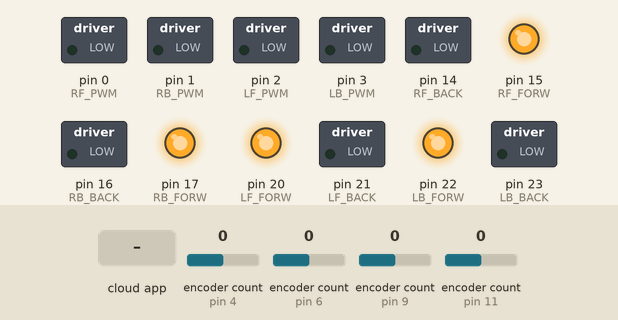
The sketch below on a simulated Arduino Mega 2560, built with avr-gcc and run on an emulated ATmega2560. On the bench: switched loads named in the sketch (green lamp = pin HIGH), output pins drawn as LEDs (lit = HIGH). The inputs (shaded band) are chosen by the test bench; at power-on: encoder count (sensors on pin 9, pin 4, pin 6, pin 11) 0. The ROS host is connected and sends only what is stated.

Above: at 1.2 s.
1.3 s: the phone or cloud app sets linear.x to 100
At 3.2 s:
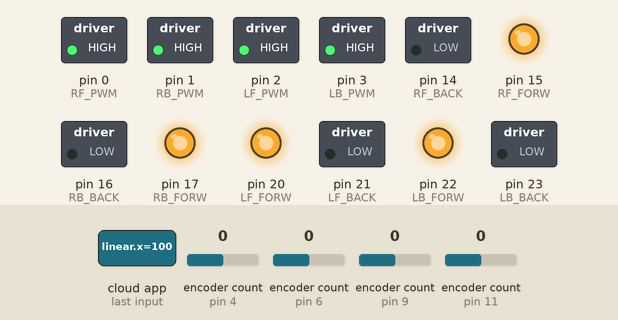
4.0 s: encoder count (sensor on pin 9) set to 4
At 4.6 s:
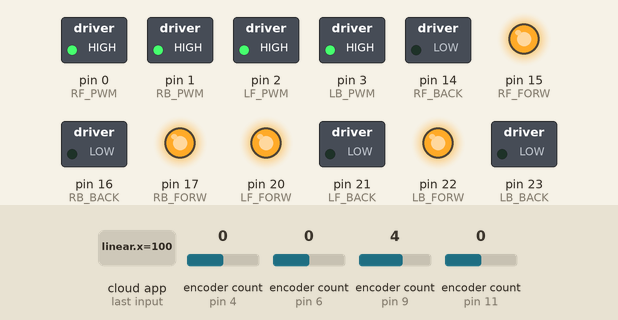
5.5 s: the phone or cloud app sets angular.z to -100
At 6.0 s:
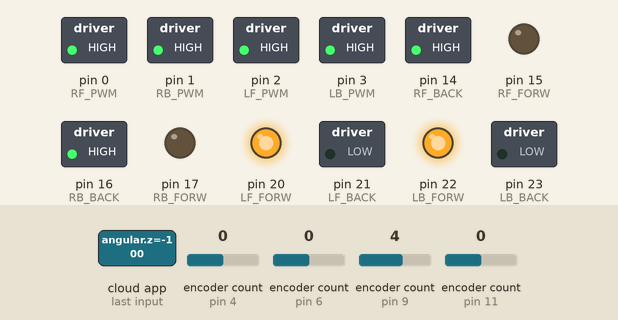
7.0 s: the phone or cloud app sets angular.z to 0
At 8.2 s:
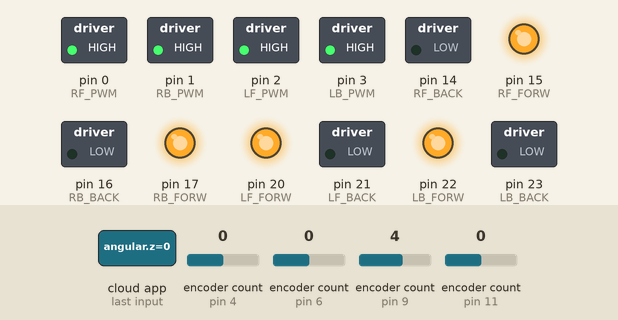
8.5 s: the phone or cloud app sets linear.x to -100
At 9.7 s:
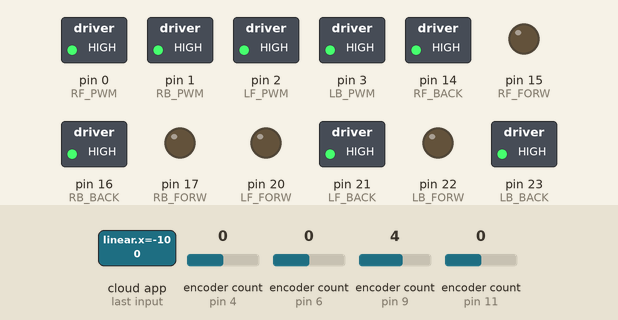
10.0 s: the phone or cloud app sets linear.x to 100
At 10.19 s:
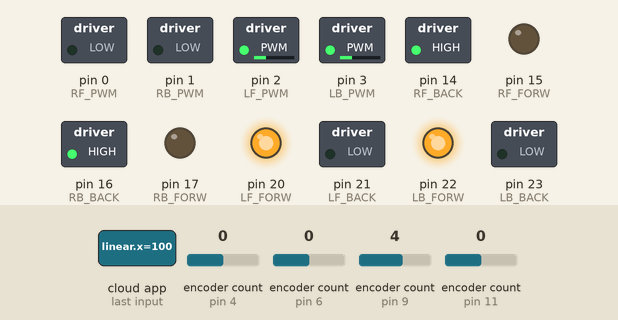
Timing chart, 0 to 14.0 s (numbered marks = the images above; inputs shaded):
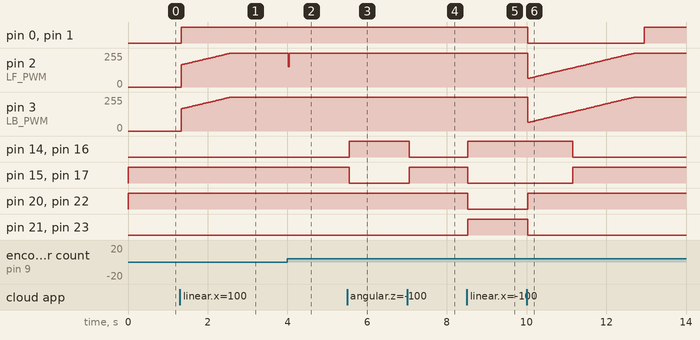

The sketch:

4wd.ino
```cpp
#include <ros.h>
#include <std_msgs/Int32.h>
#include <std_msgs/Float32.h>
#include <Encoder.h>
#include <geometry_msgs/Twist.h>
#include <PID_v1.h>


// Package Params
bool isHolonomic = false;

// Initialize PID paramaters

double Setpoint_fl, Input_fl, Output_fl;
double Setpoint_fr, Input_fr, Output_fr;
double Setpoint_bl, Input_bl, Output_bl;
double Setpoint_br, Input_br, Output_br;

double aggKp=550, aggKi=350, aggKd=7;
double consKp=280, consKi=220, consKd=1;

PID myPID_fl(&Input_fl, &Output_fl, &Setpoint_fl, aggKp, aggKi, aggKd, DIRECT);
PID myPID_fr(&Input_fr, &Output_fr, &Setpoint_fr, aggKp, aggKi, aggKd, DIRECT);
PID myPID_bl(&Input_bl, &Output_bl, &Setpoint_bl, aggKp, aggKi, aggKd, DIRECT);
PID myPID_br(&Input_br, &Output_br, &Setpoint_br, aggKp, aggKi, aggKd, DIRECT);

// Initialize quadrature encoder paramaters

Encoder encoder_fleft(9,8); // encoder pins for front left motor A/B

Encoder encoder_bleft(11,10);  // encoder pins for back left motor A/B

Encoder encoder_fright(4,5);  // encoder pins for front right motor A/B

Encoder encoder_bright(6,7);  // encoder pins for back right motor A/B


// Initialize pin numbers

const uint8_t LF_PWM = 2;
const uint8_t LF_FORW = 20;
const uint8_t LF_BACK = 21;

const uint8_t LB_PWM = 3;
const uint8_t LB_FORW = 22;
const uint8_t LB_BACK = 23;

const uint8_t RF_PWM = 0;
const uint8_t RF_FORW = 15;
const uint8_t RF_BACK = 14;

const uint8_t RB_PWM = 1;
const uint8_t RB_FORW = 17;
const uint8_t RB_BACK = 16;


// speed = 0? help? pid not reset?
bool wtf;
int ticks_since_target = 0;


// Initialize ROS paramaters

ros::NodeHandle nh;

std_msgs::Int32 lfcount;
std_msgs::Int32 rfcount;
std_msgs::Int32 lbcount;
std_msgs::Int32 rbcount;

ros::Publisher lfwheel("lfwheel", &lfcount);
ros::Publisher rfwheel("rfwheel", &rfcount);
ros::Publisher lbwheel("lbwheel", &lbcount);
ros::Publisher rbwheel("rbwheel", &rbcount);

// Cmd_vel Callback
// Sets the setpoints of the pid for each wheel

void onTwist(const geometry_msgs::Twist &msg)
{
  //nh.loginfo("Inside Callback");
  float x = msg.linear.x;
  float y = msg.linear.y;
  float z = msg.angular.z;
  if(x > 0.3){x = 0.3;}
  if(z > 0.25){z = 0.2;}
  float w = 0.2;

  float R = 0.04;
  float L1 = 0.105;
  float L2 = 0.0825;
  float L = (L1+L2);
  if (!isHolonomic){
    if(!(x==0 && z==0)){
    wtf=false;
      Setpoint_fr = x + (z * w / 2.0)/0.1;
      Setpoint_fl = x - (z * w / 2.0)/0.1;
      Setpoint_br = x + (z * w / 2.0)/0.1;
      Setpoint_bl = x - (z * w / 2.0)/0.1;
    }
    else{
      wtf=true;
      Setpoint_fl = 0;
      Setpoint_fr = 0;
      Setpoint_bl = 0;
      Setpoint_br = 0;

    }
  }
  else{
    if(!(x==0 && y==0 && z==0)){
    wtf=false;
      Setpoint_fl = (1/R)*(x - y - L * z);
      Setpoint_fr = (1/R)*(x + y + L * z);
      Setpoint_bl = (1/R)*(x + y - L * z);
      Setpoint_br = (1/R)*(x - y + L * z);

    }
    else{
      wtf=true;
      Setpoint_fl = 0;
      Setpoint_fr = 0;
      Setpoint_bl = 0;
      Setpoint_br = 0;

    }
  }
}

ros::Subscriber<geometry_msgs::Twist> sub("cmd_vel", &onTwist);

// Move any motor function with speed_pwm value and pin numbers

void Move_motor(int speed_pwm,const uint8_t pwm,const uint8_t forw,const uint8_t back)
{
  if(speed_pwm >= 0)
  {
    digitalWrite(forw, HIGH);
    digitalWrite(back, LOW);
    analogWrite(pwm, abs(speed_pwm));
  }
  else if(speed_pwm < 0)
  {
    digitalWrite(forw, LOW);
    digitalWrite(back, HIGH);
    analogWrite(pwm, abs(speed_pwm));
  }
}


// Initialize pins for forward movement

void setpins()
{
  pinMode(LF_FORW,OUTPUT);
  pinMode(LF_BACK,OUTPUT);
  pinMode(RF_FORW,OUTPUT);
  pinMode(RF_BACK,OUTPUT);
  pinMode(LF_PWM,OUTPUT);
  pinMode(RF_PWM,OUTPUT);
  pinMode(LB_FORW,OUTPUT);
  pinMode(LB_BACK,OUTPUT);
  pinMode(RB_FORW,OUTPUT);
  pinMode(RB_BACK,OUTPUT);
  pinMode(LB_PWM,OUTPUT);
  pinMode(RB_PWM,OUTPUT);

  digitalWrite(RF_FORW, HIGH);
  digitalWrite(RF_BACK, LOW);
  digitalWrite(LF_FORW, HIGH);
  digitalWrite(LF_BACK, LOW);
  digitalWrite(RB_FORW, HIGH);
  digitalWrite(RB_BACK, LOW);
  digitalWrite(LB_FORW, HIGH);
  digitalWrite(LB_BACK, LOW);
}

// Encoders tend to reverse regarding of the pins??
// This way we move the robot forward a bit on startup
// And if an encoder has negative value we reverse it.

void fix_encoder_ori_on_start(){

  analogWrite(RF_PWM, 180);
  analogWrite(LF_PWM, 180);
  analogWrite(RB_PWM, 180);
  analogWrite(LB_PWM, 180);

  delay(150);

  analogWrite(RF_PWM, 0);
  analogWrite(LF_PWM, 0);
  analogWrite(RB_PWM, 0);
  analogWrite(LB_PWM, 0);

  int ct1 = encoder_fleft.read();
  int ct2 = encoder_fright.read();
  int ct3 = encoder_bleft.read();
  int ct4 = encoder_bright.read();
//  if(ct1 < 0) {println("reverse front left A/B pins");}
//  if(ct2 < 0) {println("reverse front right A/B pins");}
//  if(ct3 < 0) {println("reverse back left A/B pins");}
//  if(ct4 < 0) {println("reverse back right A/B pins");}

}

//void reset Integral error when we stop
void reset_pid_Ki()
{
  myPID_fl.SetMode(MANUAL);
  myPID_fr.SetMode(MANUAL);
  myPID_bl.SetMode(MANUAL);
  myPID_br.SetMode(MANUAL);
  Output_fl=0;
  Output_fr=0;
  Output_bl=0;
  Output_br=0;
  //myPID_fl.SetTunings(aggKp, 0, aggKd);
  //myPID_fr.SetTunings(aggKp, 0, aggKd);
  //myPID_bl.SetTunings(aggKp, 0, aggKd);
  //myPID_br.SetTunings(aggKp, 0, aggKd);
  myPID_fl.SetMode(AUTOMATIC);
  myPID_fr.SetMode(AUTOMATIC);
  myPID_bl.SetMode(AUTOMATIC);
  myPID_br.SetMode(AUTOMATIC);
  //myPID_fl.SetTunings(aggKp, aggKi, aggKd);
  //myPID_fr.SetTunings(aggKp, aggKi, aggKd);
  //myPID_bl.SetTunings(aggKp, aggKi, aggKd);
  //myPID_br.SetTunings(aggKp, aggKi, aggKd);
}

// stop movement

void stop()
{
  digitalWrite(LF_FORW, 0);
  digitalWrite(LF_BACK, 0);
  digitalWrite(RF_FORW, 0);
  digitalWrite(RF_BACK, 0);
  analogWrite(LF_PWM, 0);
  analogWrite(RF_PWM, 0);
  digitalWrite(LB_FORW, 0);
  digitalWrite(LB_BACK, 0);
  digitalWrite(RB_FORW, 0);
  digitalWrite(RB_BACK, 0);
  analogWrite(LB_PWM, 0);
  analogWrite(RB_PWM, 0);

}

void setup() {
  // 115200 baud rate
  nh.getHardware()->setBaud(57600);
  nh.loginfo("Program info");
  // Pid setup

  myPID_fl.SetOutputLimits(-255, 255);
  myPID_fr.SetOutputLimits(-255, 255);
  myPID_bl.SetOutputLimits(-255, 255);
  myPID_br.SetOutputLimits(-255, 255);

  myPID_fl.SetMode(AUTOMATIC);
  myPID_fr.SetMode(AUTOMATIC);
  myPID_bl.SetMode(AUTOMATIC);
  myPID_br.SetMode(AUTOMATIC);

  myPID_fl.SetSampleTime(20);
  myPID_fr.SetSampleTime(20);
  myPID_bl.SetSampleTime(20);
  myPID_br.SetSampleTime(20);

  // setup pins and fix encoders

  setpins();
  // fix_encoder_ori_on_start();

  stop();

  // ros node setup

  nh.initNode();
  nh.advertise(lfwheel);
  nh.advertise(rfwheel);
  nh.advertise(lbwheel);
  nh.advertise(rbwheel);
  nh.subscribe(sub);

}

// Initialize starting loop paramaters for calculating velocity and time

unsigned long prev = 0;
int old_ct1=0;
int old_ct2=0;
int old_ct3=0;
int old_ct4=0;
float ticks_per_meter = 2445.45;

void loop() {

  // count encoder ticks
  int ct1 = encoder_fleft.read();
  int ct2 = encoder_fright.read();
  int ct3 = encoder_bleft.read();
  int ct4 = encoder_bright.read();
  // for some reason if i omit this it does not work properly
  if (ct1!=-1){
    lfcount.data = ct1;}
  if (ct2!=-1){
    rfcount.data = ct2;}
  if (ct3!=-1){
    lbcount.data = ct3;}
  if (ct4!=-1){
    rbcount.data = ct4;}
  // Publish encoder ticks to calculate odom on Jetson Nano side
  lfwheel.publish(&lfcount);
  rfwheel.publish(&rfcount);
  lbwheel.publish(&lbcount);
  rbwheel.publish(&rbcount);

 // calculate time and current velocity

  unsigned long now = millis();
  Input_fl = (float(ct1 - old_ct1) / ticks_per_meter) / ((now - prev) / 1000.0);
  Input_fr = (float(ct2 - old_ct2) / ticks_per_meter) / ((now - prev) / 1000.0);
  Input_bl = (float(ct3 - old_ct3) / ticks_per_meter) / ((now - prev) / 1000.0);
  Input_br = (float(ct4 - old_ct4) / ticks_per_meter) / ((now - prev) / 1000.0);

  // Use aggresive pid paramaters if gap > 0.1 else conservative
  bool gap1 = abs(Setpoint_fl - Input_fl) < 0.05;
  bool gap2 = abs(Setpoint_fr - Input_fr) < 0.05;
  bool gap3 = abs(Setpoint_bl - Input_bl) < 0.05;
  bool gap4 = abs(Setpoint_br - Input_br) < 0.05;

  if(gap1 && gap2 && gap3 && gap4){
    myPID_fl.SetTunings(consKp, consKi, consKd);
    myPID_fr.SetTunings(consKp, consKi, consKd);
    myPID_bl.SetTunings(consKp, consKi, consKd);
    myPID_br.SetTunings(consKp, consKi, consKd);

  }
  else{
    myPID_fl.SetTunings(aggKp, aggKi, aggKd);
    myPID_fr.SetTunings(aggKp, aggKi, aggKd);
    myPID_bl.SetTunings(aggKp, aggKi, aggKd);
    myPID_br.SetTunings(aggKp, aggKi, aggKd);
  }
  if(wtf){
   reset_pid_Ki();
  }
  // Compute  Pid
  myPID_fl.Compute();
  myPID_fr.Compute();
  myPID_bl.Compute();
  myPID_br.Compute();


  // Move the motors with the output of the pid

  Move_motor(Output_fl,LF_PWM,LF_FORW,LF_BACK);
  Move_motor(Output_fr,RF_PWM,RF_FORW,RF_BACK);
  Move_motor(Output_bl,LB_PWM,LB_FORW,LB_BACK);
  Move_motor(Output_br,RB_PWM,RB_FORW,RB_BACK);

  // spin the ros node

  nh.spinOnce();
  // take the old encoder ticks and time for calculating velocity
  old_ct1 = encoder_fleft.read();
  old_ct2 = encoder_fright.read();
  old_ct3 = encoder_bleft.read();
  old_ct4 = encoder_bright.read();
  prev = now;


  delay(25);

}
```

Measured:
- after the input at 1.3 s, pin 0 (RF_PWM), pin 1 (RB_PWM): LOW → HIGH at once; pin 2 (LF_PWM), pin 3 (LB_PWM): moves from 0/255 to 255/255 over 1.2 s, starting at once
- after the input at 4.0 s, pin 2 (LF_PWM): 255/255 → 153/255 at once, → 255/255 0.03 s later
- after the input at 5.5 s, pin 14 (RF_BACK), pin 16 (RB_BACK): LOW → HIGH after 0.05 s; pin 15 (RF_FORW), pin 17 (RB_FORW): HIGH → LOW after 0.05 s
- after the input at 7.0 s, pin 14 (RF_BACK), pin 16 (RB_BACK): HIGH → LOW after 0.05 s; pin 15 (RF_FORW), pin 17 (RB_FORW): LOW → HIGH after 0.05 s
- after the input at 8.5 s, pin 14 (RF_BACK), pin 16 (RB_BACK), pin 21 (LF_BACK), pin 23 (LB_BACK): LOW → HIGH at once; pin 15 (RF_FORW), pin 17 (RB_FORW), pin 20 (LF_FORW), pin 22 (LB_FORW): HIGH → LOW at once
- after the input at 10.0 s, pin 0 (RF_PWM), pin 1 (RB_PWM): HIGH → LOW at once, → HIGH 2.9 s later; pin 14 (RF_BACK), pin 16 (RB_BACK): HIGH → LOW after 1.2 s; pin 15 (RF_FORW), pin 17 (RB_FORW): LOW → HIGH after 1.2 s; pin 20 (LF_FORW), pin 22 (LB_FORW): LOW → HIGH at once; pin 21 (LF_BACK), pin 23 (LB_BACK): HIGH → LOW at once
